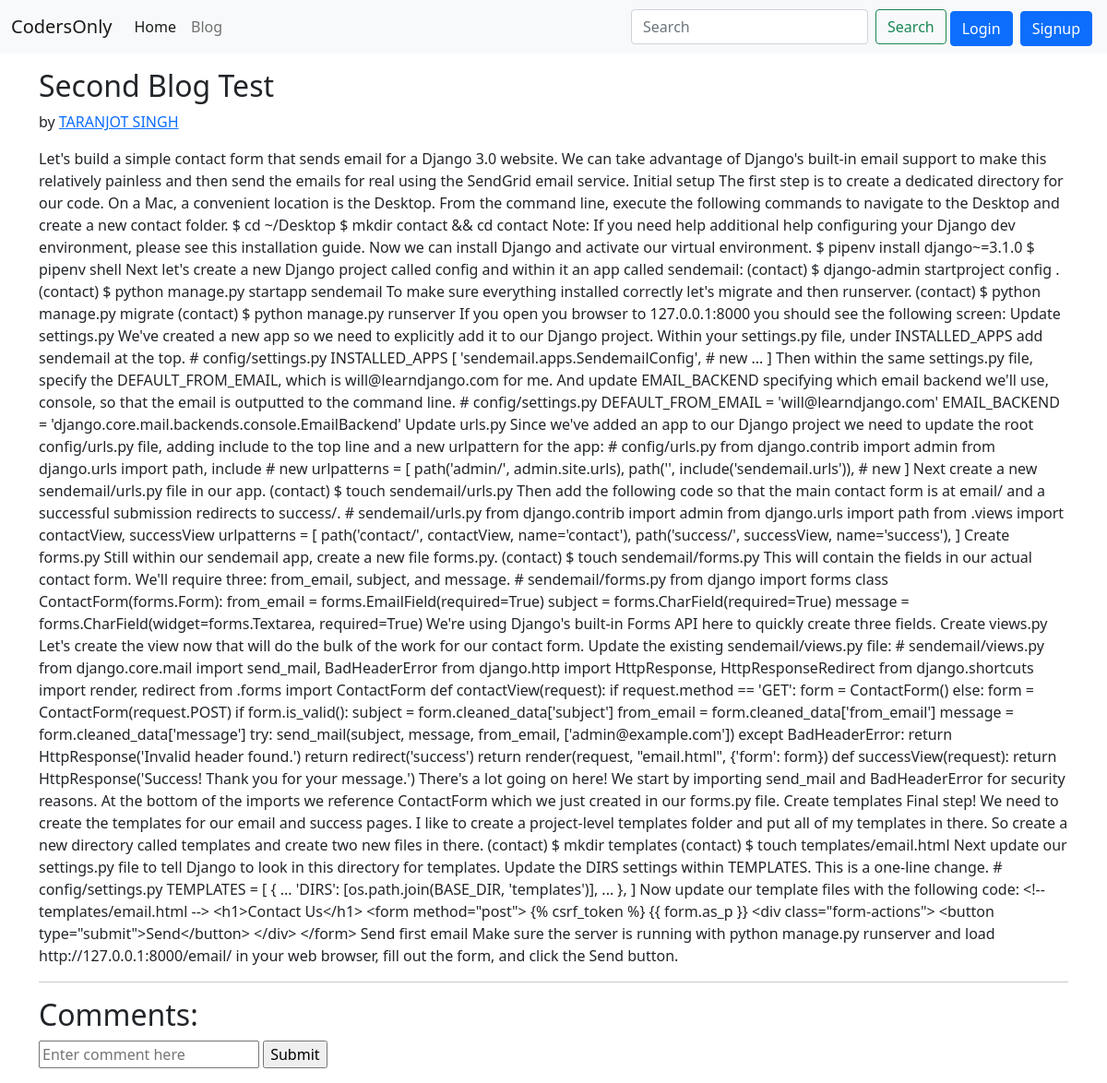
/blog/second-blog, run on the app's committed database.
### codersonly/models.py (models this page shows)
class blogPost(models.Model):
    sno = models.AutoField(primary_key=True)
    title = models.CharField(max_length=255)
    content = models.TextField()
    author = models.CharField(max_length=255)
    timestamp = models.DateTimeField(auto_now_add=True)
    slug = models.CharField(max_length=20)

### codersonly/views.py (the view)
# urls.py: path('<str:slug>', views.blogPosts, name='blogposts'),
def blogPosts(request, slug):
    id = slug
    allPosts = blogPost.objects.filter(slug=id).first()
    context = {'allPosts': allPosts}
    return render(request, 'codersonly/blogPosts.html', context)

### codersonly/templates/codersonly/blogPosts.html (shortened to what this page needs)
{% extends 'home/base.html' %} {% block title %} BlogHome {% endblock title %}
{% block body %}
<div class="container my-3">
  <div class="blog-post">
    <h2 class="blog-post-title">{{allPosts.title}}</h2>
    <p class="blog-post-meta">
      {{allPost.timeStamp}} by <a href="#">{{allPosts.author}}</a>
    </p>
    <p>{{allPosts.content}}</p>
    <hr />
    <h2>Comments:</h2>
    <form action="{% url 'postcomment' %}" method="post">
      <input type="text" name="comment" placeholder="Enter comment here" />
      <input type="submit" value="Submit" />
    </form>
  </div>
</div>
{% endblock %}

### data on the page
blogPost: title "Second Blog Test", author "TARANJOT SINGH", content "Let's build a simple contact form that sends email for a Django 3.0 website. We can take advantage of Django's built-in email support to make this relatively painless and then send the emails for real using the SendGrid email service. Initial setup The first step is to create a dedicated directory for our code. On a Mac, a convenient location is the Desktop. From the command line, execute the following commands to navigate to the Desktop and create a new contact folder. $ cd ~/Desktop $ mkdir contact && cd contact Note: If you need help additional help configuring your Django dev environment, please see this installation guide. Now we can install Django and activate our virtual environment.…"
